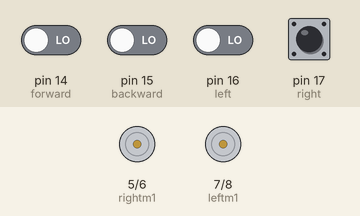
Simulated run of this sketch. Board: Arduino Uno, built with avr-gcc and run on an emulated ATmega328P. On the bench: motor-driver pin pairs drawn as motors (green arrow = first pin HIGH = forward, orange = second pin HIGH = backward, longer = more drive). Inputs (shaded band) come from the test bench; at power-on: pin 14 (forward), pin 15 (backward), pin 16 (left), pin 17 (right) LOW.

Above: at 1.2 s.
1.3 s: pin 14 (forward) driven HIGH
At 2.7 s:
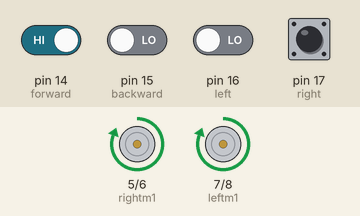
4.3 s: pin 14 (forward) driven LOW
At 5.0 s:
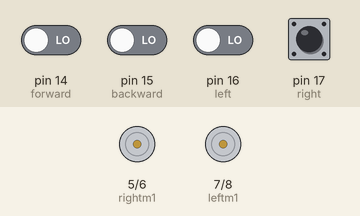
5.8 s: pin 15 (backward) driven HIGH
At 6.2 s:
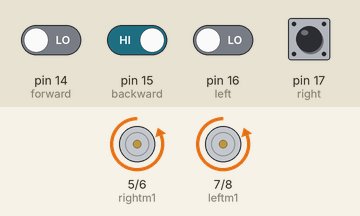
8.8 s: pin 17 (right) pulled HIGH for 0.15 s
At 9.6 s:
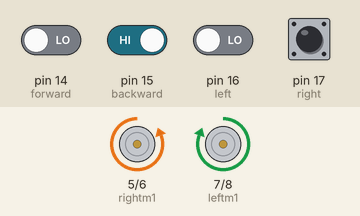
11.9 s: pin 15 (backward) driven LOW and pin 16 (left) driven HIGH
At 15.4 s:
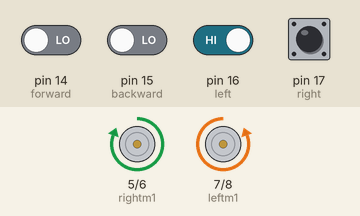
Timing chart, 0 to 15.9 s (numbered marks = the images above; inputs shaded):
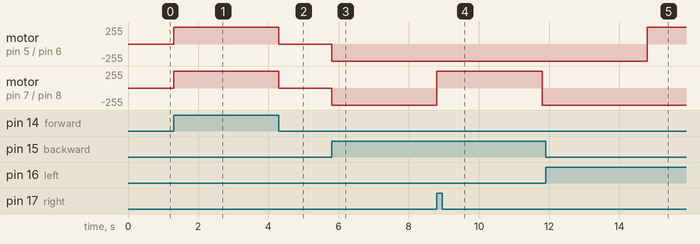

The sketch:

pro.ino
```cpp
int forward = 14;
int backward = 15;
int left = 16;
int right = 17;
int rightm1=5;
int leftm1=7;
int rightm2=6;
int leftm2=8;
void setup()
{
  pinMode(rightm1,OUTPUT);
  pinMode(rightm2,OUTPUT);
  pinMode(leftm1,OUTPUT);
  pinMode(leftm2,OUTPUT);
  pinMode(forward,INPUT);
  pinMode(backward,INPUT);
  pinMode(left,INPUT);
  pinMode(right,INPUT);
}
void loop()
{
 if(digitalRead(forward)){
  digitalWrite(rightm1,HIGH);
  digitalWrite(rightm2,LOW);
  digitalWrite(leftm1,HIGH);
  digitalWrite(leftm2,LOW);
  delay(3000);
  digitalWrite(rightm1,LOW);
  digitalWrite(rightm2,LOW);
  digitalWrite(leftm1,LOW);
  digitalWrite(leftm2,LOW);
 }else if(digitalRead(right)){
  digitalWrite(rightm1,LOW);
  digitalWrite(rightm2,HIGH);
  digitalWrite(leftm1,HIGH);
  digitalWrite(leftm2,LOW);
  delay(3000);
  digitalWrite(rightm1,LOW);
  digitalWrite(rightm2,LOW);
  digitalWrite(leftm1,LOW);
  digitalWrite(leftm2,LOW);
 }else if(digitalRead(backward)){
  digitalWrite(rightm1,LOW);
  digitalWrite(rightm2,HIGH);
  digitalWrite(leftm1,LOW);
  digitalWrite(leftm2,HIGH);
  delay(3000);
  digitalWrite(rightm1,LOW);
  digitalWrite(rightm2,LOW);
  digitalWrite(leftm1,LOW);
  digitalWrite(leftm2,LOW);
 }else if(digitalRead(left)){
  digitalWrite(rightm1,HIGH);
  digitalWrite(rightm2,LOW);
  digitalWrite(leftm1,LOW);
  digitalWrite(leftm2,HIGH);
  delay(3000);
  digitalWrite(rightm1,LOW);
  digitalWrite(rightm2,LOW);
  digitalWrite(leftm1,LOW);
  digitalWrite(leftm2,LOW);
 }
}
```

Measured:
- after the input at 1.3 s, motor on pin 5 (rightm1) / pin 6 (rightm2), motor on pin 7 (leftm1) / pin 8 (leftm2): stopped → forward 255/255 at once
- after the input at 4.3 s, motor on pin 5 (rightm1) / pin 6 (rightm2), motor on pin 7 (leftm1) / pin 8 (leftm2): forward 255/255 → stopped at once
- after the input at 5.8 s, motor on pin 5 (rightm1) / pin 6 (rightm2), motor on pin 7 (leftm1) / pin 8 (leftm2): stopped → backward 255/255 at once
- after the input at 8.8 s, motor on pin 7 (leftm1) / pin 8 (leftm2): backward 255/255 → forward 255/255 at once, → backward 255/255 3.0 s later
- after the input at 11.9 s, motor on pin 5 (rightm1) / pin 6 (rightm2): backward 255/255 → forward 255/255 after 2.9 s
